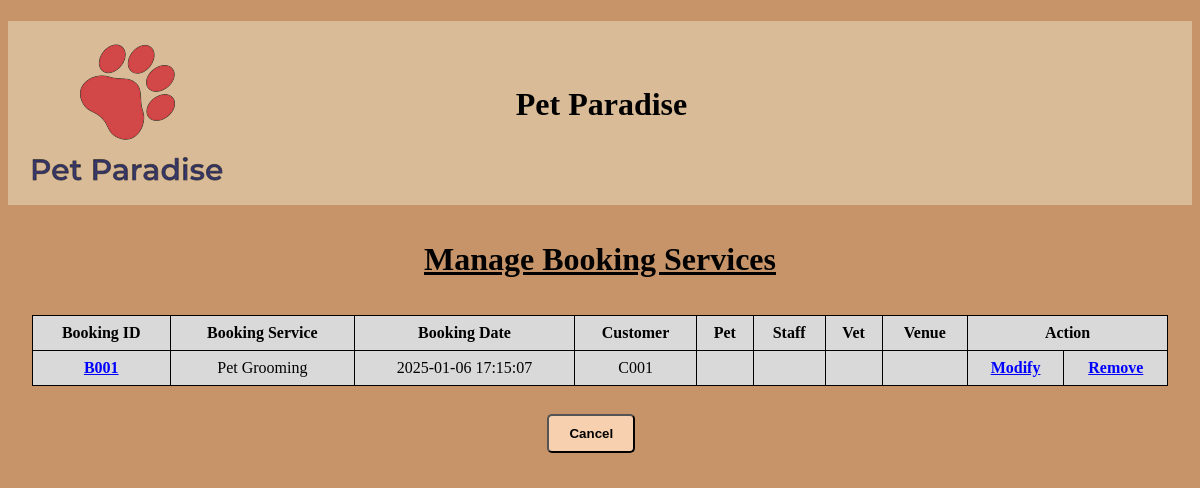
Page /bookingservices.php on the committed database.
### tables this page shows
CREATE TABLE `booking` (
  `booking_id` varchar(4) NOT NULL,
  `booking_service` varchar(2500) NOT NULL,
  `booking_datetime` datetime NOT NULL,
  `booking_venue` varchar(2500) NOT NULL,
  `customer_id` varchar(4) NOT NULL
);

### bookingservices.php (the view, shortened to what this page needs)
<!DOCTYPE html>
<html lang="en">
<head>
</head>
<body>
    <?php
      include "dbcon.php";
      include "header2.php";
    ?>
    <b><h1 style="text-align:center; padding: 15px 0;"><u>Manage Booking Services</u></h1></b>
    <table style="margin-left: auto; margin-right: auto;">
      <?php
        $sql = "SELECT * FROM booking";
        $result = mysqli_query($connection,$sql);
      ?>
      <thead>
        <tr>
          <th>Booking ID</th>
          <th>Booking Service</th>
          <th>Booking Date</th>
          <th>Customer</th>
          <th>Pet</th>
          <th>Staff</th>
          <th>Vet</th>
          <th>Venue</th>
          <th colspan=2>Action</th>
        </tr>
      </thead>
      <tbody>
      <?php
        while ($row = mysqli_fetch_assoc($result)){
      ?>
        <tr>
          <td><a href="viewbookingservices.php?id=<?php echo $row['booking_id'];?>"><?php echo $row["booking_id"];?></a></td>
          <td><?php echo $row['booking_service']; ?></td>
          <td><?php echo $row['booking_datetime']; ?></td>
          <td><?php echo $row['customer_id']; ?></td>
          <td><?php echo $row['pet_id']; ?></td>
          <td><?php echo $row['staff_id']; ?></td>
          <td><?php echo $row['vet_id']; ?></td>
          <td><?php echo $row['venue']; ?></td>
          <td><a href="modifybookingservices.php?id=<?php echo $row['booking_id'];?>">Modify</a></td>
          <td><a href="removebookingservices.php?id=<?php echo $row['booking_id'];?>">Remove</a></td>
        </tr>
      <?php
      }
        ?>
      </tbody>
      </table>
      <table class="center">
        <tr><td colspan="2" style="background-color: #C69468; border: none;"><input type="button" value="Cancel" style="font-weight: bold; margin-top: 20px" onclick="window.open('managebookingservices.php','_self')"></tr>
      </table>
      <br>
</body>
</html>

### bookingservices.php (style rules this page uses)
body { background-color: #C69468; }
table { border-collapse: collapse; width: 96%; }
th, td { border: 1px solid black; padding: 8px; text-align: center; }
th { background-color: #D9D9D9; color: black; }
tr { background-color: #D9D9D9; }
#my-button, input[type=button] { background-color: #f7d0af; padding: 10px 20px; display: inline-block; border-radius: 5px; margin-left: 80px; margin-right: 50px; cursor: pointer; }
.center { display: flex; justify-content: center; align-items: center; padding-bottom: 20px; }
a, a:visited { color: blue; font-weight: bold; }

### rows in the picture
booking: booking_id "B001", booking_service "Pet Grooming", booking_datetime "2025-01-06 17:15:07", customer "C001"
